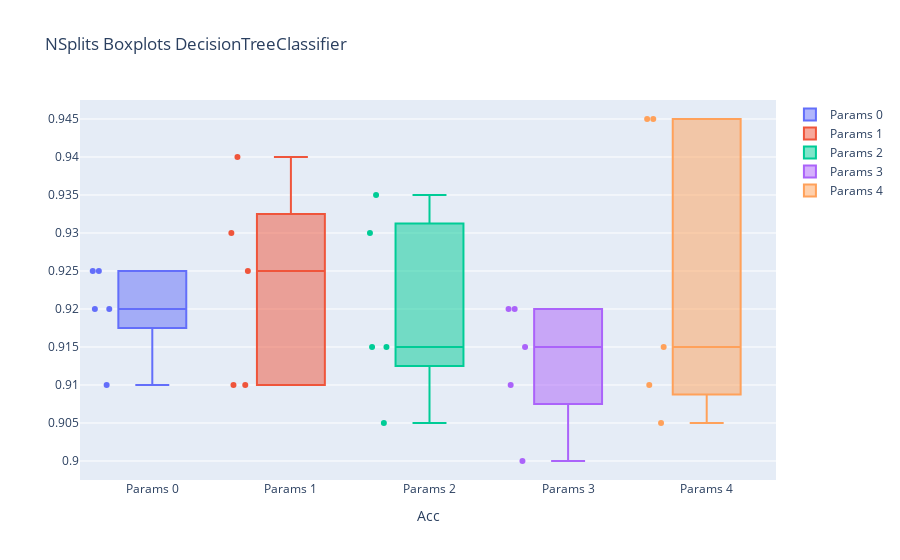

Source (notebook cell):
### Code cell
boxplots(dt_c, 5)

### Figure 1 — Plotly figure (JSON) as saved in the notebook; plotly's stock layout.template omitted (floating-point values rounded to 4 significant figures)
{"data": [{"boxpoints": "all", "name": "Params 0", "type": "box", "y": [0.92, 0.925, 0.925, 0.91, 0.92]}, {"boxpoints": "all", "name": "Params 1", "type": "box", "y": [0.93, 0.91, 0.94, 0.91, 0.925]}, {"boxpoints": "all", "name": "Params 2", "type": "box", "y": [0.935, 0.93, 0.915, 0.915, 0.905]}, {"boxpoints": "all", "name": "Params 3", "type": "box", "y": [0.91, 0.9, 0.92, 0.92, 0.915]}, {"boxpoints": "all", "name": "Params 4", "type": "box", "y": [0.945, 0.91, 0.945, 0.905, 0.915]}], "layout": {"title": {"text": "NSplits Boxplots DecisionTreeClassifier"}, "xaxis": {"title": {"text": "Acc"}}}}
